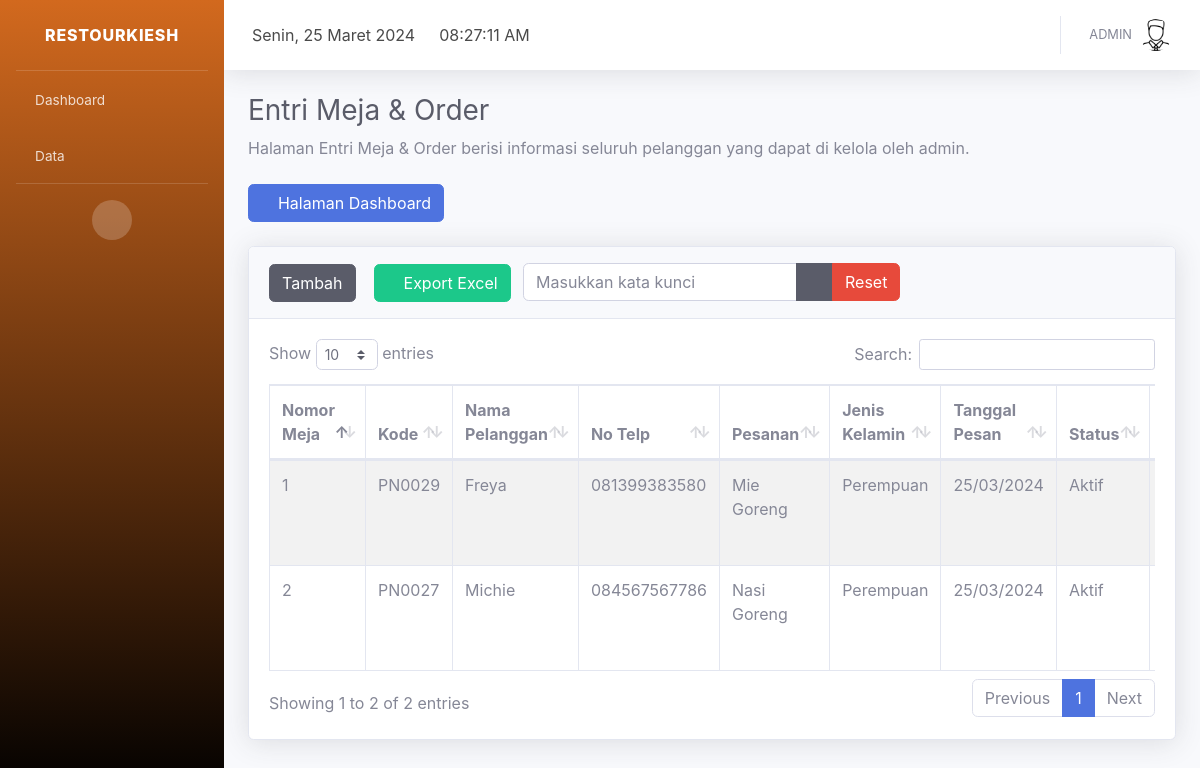
Page /index.php?page=pelanggan (signed in) on the committed database.
### tables this page shows
CREATE TABLE `profil_aplikasi` (
  `id` int(11) NOT NULL,
  `nama_aplikasi` varchar(30) NOT NULL,
  `alamat` varchar(100) NOT NULL,
  `no_telp` char(14) NOT NULL,
  `logo` varchar(100) NOT NULL
);

CREATE TABLE `pengguna` (
  `id_pengguna` int(11) NOT NULL,
  `kode_pengguna` char(9) NOT NULL,
  `nama_pengguna` varchar(50) NOT NULL,
  `email` varchar(35) NOT NULL,
  `no_telp` char(14) NOT NULL,
  `foto` varchar(100) NOT NULL,
  `username` varchar(50) NOT NULL,
  `password` varchar(500) NOT NULL,
  `level` varchar(10) NOT NULL,
  `status` int(11) NOT NULL
);

CREATE TABLE `pelanggan` (
  `id_pelanggan` int(11) NOT NULL,
  `kode_pelanggan` char(9) NOT NULL,
  `nama_pelanggan` varchar(50) NOT NULL,
  `no_telp` char(14) NOT NULL,
  `alamat_pelanggan` varchar(50) NOT NULL,
  `jenis_kelamin` int(11) NOT NULL,
  `tanggal_lahir` date NOT NULL,
  `status` int(11) NOT NULL
);

### page/pelanggan/index.php (the view, shortened to what this page needs)
<div class="container-fluid">
  <h1 class="h3 mb-2 text-gray-800">Entri Meja & Order</h1>
  <p class="mb-4">Halaman Entri Meja & Order berisi informasi seluruh pelanggan yang dapat di kelola oleh admin.</p>
  <a href="index.php?page=dashboard"><button class="btn btn-primary"><i class="fa fa-angle-left"></i> Halaman Dashboard</button></a>
  <br /><br />
  <div class="card shadow mb-4">
    <div class="card-header py-3">
      <button class="btn-tambah btn btn-dark btn-icon-split"><span class="text">Tambah</span></button>
      <a href="page/pelanggan/cetak/cetak_pelanggan_excel.php?" target='blank' class="btn btn-success btn-icon-split"><span class="text"><i class="fas fa-file-excel"></i> Export Excel</span></a>
      <form action="" method="POST" class="d-none d-sm-inline-block form-inline my-2 my-md-0 mw-100 navbar-search ml-2">
        <div class="input-group">
          <input type="text" class="form-control bg-white border-1 small" name="tcari" placeholder="Masukkan kata kunci">
          <div class="input-group-append">
            <button class="btn btn-dark" type="submit" name="bcari">
              <i class="fas fa-search fa-sm"></i>
            </button>
            <button class="btn btn-danger" type="submit" name="breset">Reset</button>
          </div>
        </div>
      </form>
    </div>
    <div class="card-body">
      <div class="table-responsive">
        <table class="table table-bordered table-striped" id="dataTable" width="100%" cellspacing="0">
          <thead>
            <tr>
              <th>Nomor Meja</th>
              <th>Kode</th>
              <th>Nama Pelanggan</th>
              <th>No Telp</th>
              <th>Pesanan</th>
              <th>Jenis Kelamin</th>
              <th>Tanggal Pesan</th>
              <th>Status</th>
              <th>Aksi</th>
            </tr>
          </thead>
          <tbody>
            <?php
            $time_start = microtime(true);
            $kon = mysqli_connect("localhost", "root", "", "kasir");
            if (isset($_POST['bcari'])) {
              $cari = $_POST['tcari'];
              $sql = "SELECT * FROM pelanggan WHERE kode_pelanggan LIKE '%" . $cari . "%' or nama_pelanggan LIKE '%" . $cari . "%'
              or no_telp LIKE '%" . $cari . "%' or alamat_pelanggan LIKE '%" . $cari . "%' or jenis_kelamin LIKE '%" . $cari . "%'
              or tanggal_lahir LIKE '%" . $cari . "%' or status LIKE '%" . $cari . "%' order by id_pelanggan desc";
              echo 'Total Excecution Time in seconds : ' . round((microtime(true) - $time_start), 3) . ' seconds';
            } else {
              $sql = "SELECT * FROM pelanggan order by id_pelanggan desc";
            }
            $hasil = mysqli_query($kon, $sql);
            $no = 0;
            while ($data = mysqli_fetch_array($hasil)) :
              $no++;
            ?>
              <tr>
                <td><?php echo $no; ?></td>
                <td><?php echo $data['kode_pelanggan']; ?></td>
                <td><?php echo $data['nama_pelanggan']; ?></td>
                <td><?php echo $data['no_telp']; ?></td>
                <td><?php echo $data['alamat_pelanggan']; ?></td>
                <td><?php echo $data['jenis_kelamin'] == 1 ? 'Laki-laki' : 'Perempuan'; ?></td>
                <td><?php echo date('d/m/Y', strtotime($data["tanggal_lahir"])); ?></td>
                <td><?php echo $data['status'] == 1 ? 'Aktif' : 'Tidak Aktif'; ?></td>
                <td>
                </td>
              </tr>
            <?php endwhile; ?>
          </tbody>
        </table>
      </div>
    </div>
  </div>
</div>

### index.php (shortened to what this page needs)
<?php
include 'config/database.php';
$hasil = mysqli_query($kon, "select * from profil_aplikasi order by nama_aplikasi desc limit 1");
$data = mysqli_fetch_array($hasil);
?>
<!DOCTYPE html>
<html lang="en">
<head>
  <link href="assets/vendor/fontawesome-free/css/all.min.css" rel="stylesheet" type="text/css">
  <link href="assets/font/font.css" rel="stylesheet">
  <link href="assets/css/sb-admin-2.min.css" rel="stylesheet">
  <link href="assets/vendor/datatables/dataTables.bootstrap4.min.css" rel="stylesheet">
  <link rel="stylesheet" href="assets/plugin/datepicker/css/datepicker.css">
</head>
<body>
  <div id="wrapper">
    <ul class="navbar-nav sidebar sidebar-dark accordion" id="accordionSidebar" style="background-image: linear-gradient(180deg, #D2691E 0%, #000000 100%);">
      <a class="sidebar-brand d-flex align-items-center justify-content-center" href="index.php?page=dashboard">
        <div class="sidebar-brand-text mx-3"><?php echo $data['nama_aplikasi']; ?></div>
      </a>
      <hr class="sidebar-divider my-0">
<li class="nav-item">
    <a class="nav-link" href="index.php?page=dashboard">
        <i class="fas fa-home"></i>
        <span>Dashboard</span>
    </a>
</li>
      <?php if ($_SESSION["level"] == "Admin") : ?>
        <li class="nav-item">
          <a class="nav-link collapsed" href="#" data-toggle="collapse" data-target="#master_data" aria-expanded="true" aria-controls="collapseTwo">
            <i class="fas fa-database"></i>
            <span>Data</span>
          </a>
        </li>
      <?php endif; ?>
      <hr class="sidebar-divider d-none d-md-block">
      <div class="text-center d-none d-md-inline">
        <button class="rounded-circle border-0" id="sidebarToggle"></button>
      </div>
    </ul>
    <div id="content-wrapper" class="d-flex flex-column">
      <div id="content">
        <nav class="navbar navbar-expand navbar-light bg-white topbar mb-4 static-top shadow">
          <div class="top-navbar d-none d-xl-block">
            <ul class="navbar-nav align-items-center">
              <li class="nav-item">
                <a class="nav-link">
                  <div id="date">
                  </div>
                </a>
              </li>
            </ul>
          </div>
          <div class="top-navbar d-none d-xl-block">
            <ul class="navbar-nav align-items-center">
              <li class="nav-item">
                <a class="nav-link">
                  <div id="clock">
                  </div>
                </a>
              </li>
            </ul>
          </div>
          <ul class="navbar-nav ml-auto">
    <?php
    include 'config/database.php';
    $id_pengguna = $_SESSION["id_pengguna"];
    $hasil = mysqli_query($kon, "select nama_pengguna,foto from pengguna where id_pengguna=$id_pengguna");
    $row = mysqli_fetch_array($hasil);
    ?>
    <li class="nav-item dropdown no-arrow">
      <a class="nav-link dropdown-toggle" href="#" id="userDropdown" role="button" data-toggle="dropdown" aria-haspopup="true" aria-expanded="false">
        <span class="mr-2 d-none d-lg-inline text-gray-600 small"><?php echo $row["nama_pengguna"]; ?></span>
        <img class="img-profile rounded-circle" src="page/pengguna/foto/<?php echo $row["foto"]; ?>">
      </a>
    </li>
</ul>
        </nav>
        <?php
        if (isset($_GET['page'])) {
          $page = $_GET['page'];
          switch ($page) {
            case 'pelanggan':
              include "page/pelanggan/index.php";
              break;
          }
        }
        ?>
      </div>
    </div>
  </div>
  <link href="assets/plugin/select2/select2.min.css" rel="stylesheet" />
</body>
</html>

### rows in the picture
profil_aplikasi: nama_aplikasi "RESTOURKIESH"
pengguna: nama_pengguna "ADMIN", foto (picture)
pelanggan: kode_pelanggan "PN0029", nama_pelanggan "Freya", no_telp "081399383580", alamat_pelanggan "Mie Goreng", jenis_kelamin "Perempuan", tanggal_lahir "25/03/2024", status "Aktif"
pelanggan: kode_pelanggan "PN0027", nama_pelanggan "Michie", no_telp "084567567786", alamat_pelanggan "Nasi Goreng", jenis_kelamin "Perempuan", tanggal_lahir "25/03/2024", status "Aktif"
